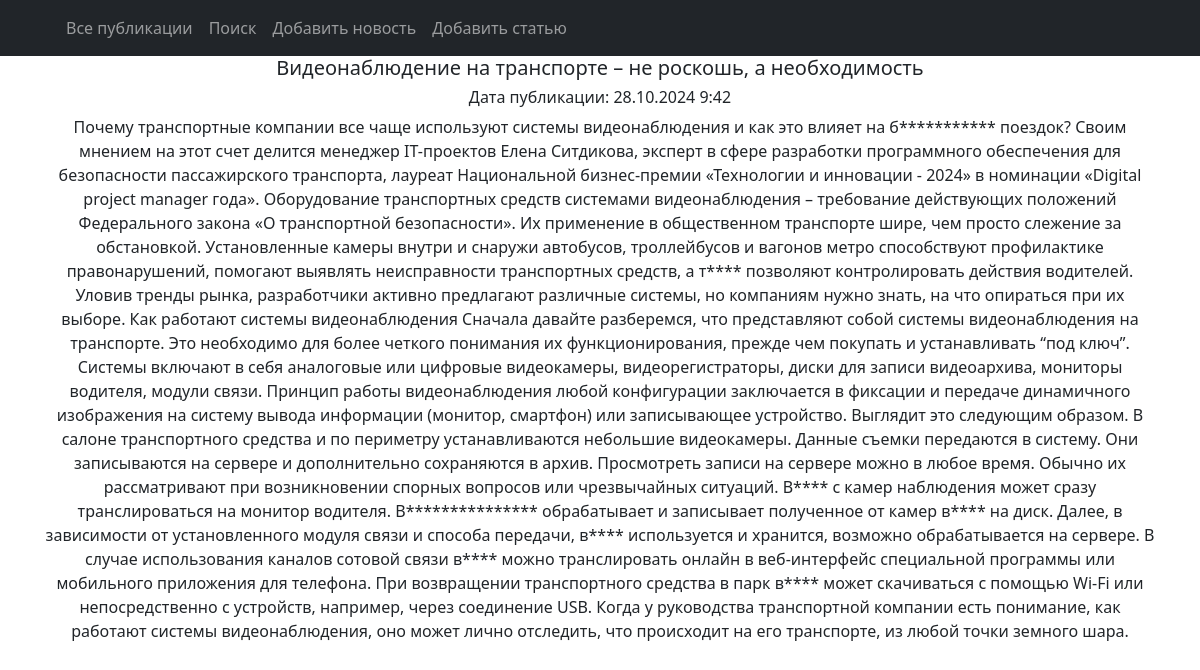
Page /2/ on the committed database.
### news/models.py (models this page shows, shortened)
class Post(models.Model):
    article = 'ART'
    news = 'NEW'
    TYPE = [
        (article, 'Статья'),
        (news, 'Новость'),
    ]
    post_author = models.ForeignKey(Author, on_delete=models.CASCADE)
    post_type = models.CharField(max_length=3, choices=TYPE, default=article)
    post_time = models.DateTimeField(auto_now_add=True)
    post_category = models.ManyToManyField(Category, through='PostCategory')
    post_title = models.CharField(max_length=255)
    post_text = models.TextField()
    post_rating = models.IntegerField(default=0)

### news/views.py (the view)
# urls.py: path('<int:pk>/', PostDetail.as_view(), name='post_detail'),
class PostDetail(DetailView):
    model = Post
    template_name = 'post.html'
    context_object_name = 'post'

### news/templatetags/custom_filters.py (called while the page is built)
@register.filter()
def censor(text):
    CENS_WORDS = ['подшипник', 'коробка', 'видеорегистратор', 'транспорт', 'безопасность', 'также', 'видео',
                  'отставание', 'место']
    if type(text) != str:
        raise TypeException(f'Недопустимый формат данных (string)!')
    lst = []
    st = ''
    i = 0
    for sym in text:
        i += 1
        if sym.isalpha():
            st += sym
            if i == len(text):
                lst.append(st)
        else:
            if len(st):
                lst.append(st)
            lst.append(sym)
            st = ''
    for i in range(len(lst)):
        if lst[i].lower() in CENS_WORDS:
            lst[i] = lst[i].replace(lst[i], lst[i][:1] + "*" * (len(lst[i]) - 1))
    censored_text = ''
    for word in lst:
        censored_text += word
    return f'{censored_text}'

### templates/post.html (shortened to what this page needs)
{% extends 'flatpages/default.html' %}
{% load custom_filters %}
{% block content %}
    <h5>{{ post.post_title|censor }}</h5>
    <h6>Дата публикации: {{ post.post_time|date:'d.m.Y G:i' }}</h6>
    {{ post.post_text|censor }}
{% endblock content %}

### rows in the picture
Post: post_title|censor "Видеонаблюдение на транспорте – не роскошь, а необходимость", post_time "28.10.2024 9:42", post_text|censor "Почему транспортные компании все чаще используют системы видеонаблюдения и как это влияет на б*********** поездок? Своим мнением на этот счет делится менеджер IT-проектов Елена Ситдикова, эксперт в сфере разработки программного обеспечения для безопасности пассажирского транспорта, лауреат Национальной бизнес-премии «Технологии и инновации - 2024» в номинации «Digital project manager года». Оборудование транспортных средств системами видеонаблюдения – требование действующих положений Федерального закона «О транспортной безопасности». Их применение в общественном транспорте шире, чем просто слежение за обстановкой. Установленные камеры внутри и снаружи автобусов, троллейбусов и вагонов метро…"
